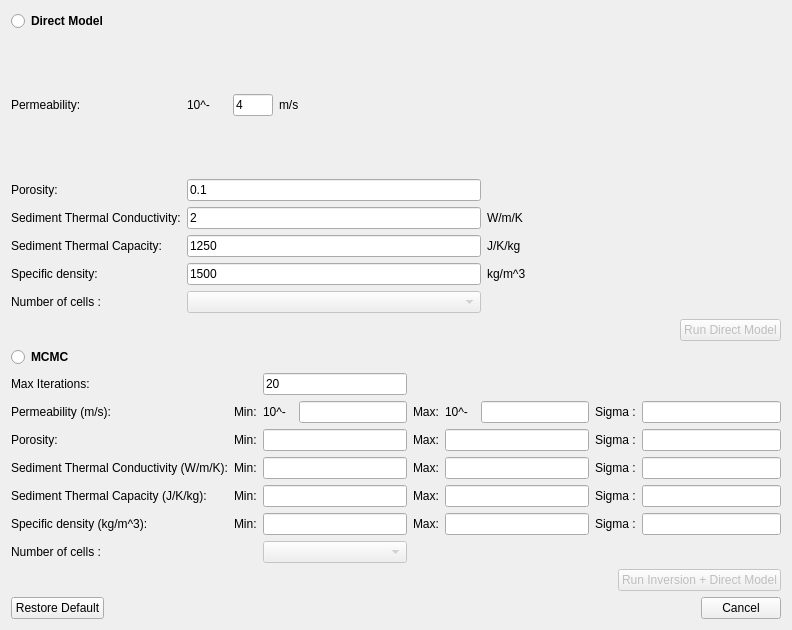
<?xml version="1.0" encoding="UTF-8"?>
<ui version="4.0">
 <class>dialogCompute</class>
 <widget class="QDialog" name="dialogCompute">
  <property name="geometry">
   <rect>
    <x>0</x>
    <y>0</y>
    <width>792</width>
    <height>630</height>
   </rect>
  </property>
  <property name="minimumSize">
   <size>
    <width>0</width>
    <height>630</height>
   </size>
  </property>
  <property name="maximumSize">
   <size>
    <width>16777215</width>
    <height>630</height>
   </size>
  </property>
  <property name="windowTitle">
   <string>Compute</string>
  </property>
  <layout class="QVBoxLayout" name="verticalLayout">
   <item>
    <widget class="QRadioButton" name="radioButtonDirect">
     <property name="font">
      <font>
       <weight>75</weight>
       <bold>true</bold>
      </font>
     </property>
     <property name="text">
      <string>Direct Model</string>
     </property>
    </widget>
   </item>
   <item>
    <layout class="QGridLayout" name="DirectModelLayout">
     <item row="0" column="1">
      <layout class="QHBoxLayout" name="horizontalLayout_3">
       <item>
        <widget class="QLabel" name="label10Power">
         <property name="minimumSize">
          <size>
           <width>30</width>
           <height>0</height>
          </size>
         </property>
         <property name="maximumSize">
          <size>
           <width>40</width>
           <height>16777215</height>
          </size>
         </property>
         <property name="text">
          <string>10^-</string>
         </property>
        </widget>
       </item>
       <item>
        <widget class="QLineEdit" name="lineEditMoinsLog10KDirect">
         <property name="maximumSize">
          <size>
           <width>40</width>
           <height>16777215</height>
          </size>
         </property>
         <property name="text">
          <string>4</string>
         </property>
         <property name="readOnly">
          <bool>true</bool>
         </property>
        </widget>
       </item>
       <item>
        <widget class="QLabel" name="label_11">
         <property name="text">
          <string>m/s</string>
         </property>
        </widget>
       </item>
      </layout>
     </item>
     <item row="1" column="1">
      <widget class="QLineEdit" name="lineEditPorosityDirect">
       <property name="minimumSize">
        <size>
         <width>0</width>
         <height>21</height>
        </size>
       </property>
       <property name="text">
        <string>0.1</string>
       </property>
       <property name="readOnly">
        <bool>true</bool>
       </property>
      </widget>
     </item>
     <item row="2" column="1">
      <widget class="QLineEdit" name="lineEditThermalConductivityDirect">
       <property name="minimumSize">
        <size>
         <width>0</width>
         <height>21</height>
        </size>
       </property>
       <property name="text">
        <string>2</string>
       </property>
       <property name="readOnly">
        <bool>true</bool>
       </property>
      </widget>
     </item>
     <item row="2" column="0">
      <widget class="QLabel" name="label_4">
       <property name="text">
        <string>Sediment Thermal Conductivity:</string>
       </property>
      </widget>
     </item>
     <item row="3" column="0">
      <widget class="QLabel" name="label_5">
       <property name="text">
        <string>Sediment Thermal Capacity:</string>
       </property>
      </widget>
     </item>
     <item row="3" column="1">
      <widget class="QLineEdit" name="lineEditThermalCapacityDirect">
       <property name="minimumSize">
        <size>
         <width>0</width>
         <height>21</height>
        </size>
       </property>
       <property name="text">
        <string>1250</string>
       </property>
       <property name="readOnly">
        <bool>true</bool>
       </property>
      </widget>
     </item>
     <item row="2" column="2">
      <widget class="QLabel" name="label_7">
       <property name="text">
        <string>W/m/K</string>
       </property>
      </widget>
     </item>
     <item row="0" column="0">
      <widget class="QLabel" name="label">
       <property name="text">
        <string>Permeability:</string>
       </property>
      </widget>
     </item>
     <item row="5" column="0">
      <widget class="QLabel" name="label_8">
       <property name="text">
        <string>Number of cells :</string>
       </property>
      </widget>
     </item>
     <item row="4" column="0">
      <widget class="QLabel" name="label_6">
       <property name="text">
        <string>Specific density:</string>
       </property>
      </widget>
     </item>
     <item row="3" column="2">
      <widget class="QLabel" name="label_10">
       <property name="text">
        <string>J/K/kg</string>
       </property>
      </widget>
     </item>
     <item row="4" column="1">
      <widget class="QLineEdit" name="lineEditDensityDirect">
       <property name="minimumSize">
        <size>
         <width>0</width>
         <height>21</height>
        </size>
       </property>
       <property name="text">
        <string>1500</string>
       </property>
       <property name="readOnly">
        <bool>true</bool>
       </property>
      </widget>
     </item>
     <item row="5" column="1">
      <widget class="QComboBox" name="comboBoxNCellsDirect">
       <property name="enabled">
        <bool>false</bool>
       </property>
       <property name="minimumSize">
        <size>
         <width>0</width>
         <height>21</height>
        </size>
       </property>
      </widget>
     </item>
     <item row="4" column="2">
      <widget class="QLabel" name="label_9">
       <property name="text">
        <string>kg/m^3</string>
       </property>
      </widget>
     </item>
     <item row="1" column="0">
      <widget class="QLabel" name="label_3">
       <property name="text">
        <string>Porosity:</string>
       </property>
      </widget>
     </item>
     <item row="0" column="2">
      <spacer name="horizontalSpacer_4">
       <property name="orientation">
        <enum>Qt::Horizontal</enum>
       </property>
       <property name="sizeHint" stdset="0">
        <size>
         <width>40</width>
         <height>20</height>
        </size>
       </property>
      </spacer>
     </item>
     <item row="1" column="2">
      <spacer name="horizontalSpacer_5">
       <property name="orientation">
        <enum>Qt::Horizontal</enum>
       </property>
       <property name="sizeHint" stdset="0">
        <size>
         <width>40</width>
         <height>20</height>
        </size>
       </property>
      </spacer>
     </item>
     <item row="5" column="2">
      <spacer name="horizontalSpacer_6">
       <property name="orientation">
        <enum>Qt::Horizontal</enum>
       </property>
       <property name="sizeHint" stdset="0">
        <size>
         <width>40</width>
         <height>20</height>
        </size>
       </property>
      </spacer>
     </item>
    </layout>
   </item>
   <item>
    <layout class="QHBoxLayout" name="horizontalLayout_4">
     <item>
      <spacer name="horizontalSpacer">
       <property name="orientation">
        <enum>Qt::Horizontal</enum>
       </property>
       <property name="sizeHint" stdset="0">
        <size>
         <width>40</width>
         <height>20</height>
        </size>
       </property>
      </spacer>
     </item>
     <item>
      <widget class="QPushButton" name="pushButtonDirect">
       <property name="enabled">
        <bool>false</bool>
       </property>
       <property name="text">
        <string>Run Direct Model</string>
       </property>
      </widget>
     </item>
    </layout>
   </item>
   <item>
    <widget class="QRadioButton" name="radioButtonMCMC">
     <property name="font">
      <font>
       <weight>75</weight>
       <bold>true</bold>
      </font>
     </property>
     <property name="text">
      <string>MCMC</string>
     </property>
    </widget>
   </item>
   <item>
    <layout class="QGridLayout" name="MCMCLayout">
     <item row="2" column="3">
      <widget class="QLabel" name="label_26">
       <property name="text">
        <string>Max:</string>
       </property>
      </widget>
     </item>
     <item row="5" column="5">
      <widget class="QLabel" name="label_35">
       <property name="text">
        <string>Sigma :</string>
       </property>
      </widget>
     </item>
     <item row="2" column="5">
      <widget class="QLabel" name="label_32">
       <property name="text">
        <string>Sigma :</string>
       </property>
      </widget>
     </item>
     <item row="3" column="1">
      <widget class="QLabel" name="label_12">
       <property name="text">
        <string>Min:</string>
       </property>
      </widget>
     </item>
     <item row="4" column="1">
      <widget class="QLabel" name="label_19">
       <property name="text">
        <string>Min:</string>
       </property>
      </widget>
     </item>
     <item row="4" column="0">
      <widget class="QLabel" name="label_16">
       <property name="text">
        <string>Sediment Thermal Capacity (J/K/kg):</string>
       </property>
      </widget>
     </item>
     <item row="2" column="1">
      <widget class="QLabel" name="label_22">
       <property name="text">
        <string>Min:</string>
       </property>
      </widget>
     </item>
     <item row="1" column="0">
      <widget class="QLabel" name="label_13">
       <property name="text">
        <string>Permeability (m/s):</string>
       </property>
      </widget>
     </item>
     <item row="2" column="2">
      <widget class="QLineEdit" name="lineEditPorosityMin">
       <property name="minimumSize">
        <size>
         <width>100</width>
         <height>0</height>
        </size>
       </property>
       <property name="readOnly">
        <bool>true</bool>
       </property>
      </widget>
     </item>
     <item row="3" column="4">
      <widget class="QLineEdit" name="lineEditThermalConductivityMax">
       <property name="minimumSize">
        <size>
         <width>100</width>
         <height>0</height>
        </size>
       </property>
       <property name="readOnly">
        <bool>true</bool>
       </property>
      </widget>
     </item>
     <item row="2" column="6">
      <widget class="QLineEdit" name="lineEditPorositySigma">
       <property name="minimumSize">
        <size>
         <width>100</width>
         <height>0</height>
        </size>
       </property>
       <property name="readOnly">
        <bool>true</bool>
       </property>
      </widget>
     </item>
     <item row="2" column="0">
      <widget class="QLabel" name="label_14">
       <property name="text">
        <string>Porosity:</string>
       </property>
      </widget>
     </item>
     <item row="3" column="0">
      <widget class="QLabel" name="label_15">
       <property name="text">
        <string>Sediment Thermal Conductivity (W/m/K):</string>
       </property>
      </widget>
     </item>
     <item row="5" column="0">
      <widget class="QLabel" name="label_17">
       <property name="text">
        <string>Specific density (kg/m^3):</string>
       </property>
      </widget>
     </item>
     <item row="6" column="0">
      <widget class="QLabel" name="label_18">
       <property name="text">
        <string>Number of cells :</string>
       </property>
      </widget>
     </item>
     <item row="1" column="1">
      <widget class="QLabel" name="label_23">
       <property name="text">
        <string>Min:</string>
       </property>
      </widget>
     </item>
     <item row="4" column="2">
      <widget class="QLineEdit" name="lineEditThermalCapacityMin">
       <property name="minimumSize">
        <size>
         <width>100</width>
         <height>0</height>
        </size>
       </property>
       <property name="readOnly">
        <bool>true</bool>
       </property>
      </widget>
     </item>
     <item row="5" column="1">
      <widget class="QLabel" name="label_20">
       <property name="text">
        <string>Min:</string>
       </property>
      </widget>
     </item>
     <item row="5" column="2">
      <widget class="QLineEdit" name="lineEditDensityMin">
       <property name="minimumSize">
        <size>
         <width>100</width>
         <height>0</height>
        </size>
       </property>
       <property name="readOnly">
        <bool>true</bool>
       </property>
      </widget>
     </item>
     <item row="3" column="2">
      <widget class="QLineEdit" name="lineEditThermalConductivityMin">
       <property name="minimumSize">
        <size>
         <width>100</width>
         <height>0</height>
        </size>
       </property>
       <property name="readOnly">
        <bool>true</bool>
       </property>
      </widget>
     </item>
     <item row="1" column="6">
      <widget class="QLineEdit" name="lineEditMoinsLog10KSigma">
       <property name="minimumSize">
        <size>
         <width>100</width>
         <height>0</height>
        </size>
       </property>
       <property name="readOnly">
        <bool>true</bool>
       </property>
      </widget>
     </item>
     <item row="4" column="4">
      <widget class="QLineEdit" name="lineEditThermalCapacityMax">
       <property name="minimumSize">
        <size>
         <width>100</width>
         <height>0</height>
        </size>
       </property>
       <property name="readOnly">
        <bool>true</bool>
       </property>
      </widget>
     </item>
     <item row="1" column="3">
      <widget class="QLabel" name="label_24">
       <property name="text">
        <string>Max:</string>
       </property>
      </widget>
     </item>
     <item row="5" column="4">
      <widget class="QLineEdit" name="lineEditDensityMax">
       <property name="minimumSize">
        <size>
         <width>100</width>
         <height>0</height>
        </size>
       </property>
       <property name="readOnly">
        <bool>true</bool>
       </property>
      </widget>
     </item>
     <item row="3" column="6">
      <widget class="QLineEdit" name="lineEditThermalConductivitySigma">
       <property name="minimumSize">
        <size>
         <width>100</width>
         <height>0</height>
        </size>
       </property>
       <property name="readOnly">
        <bool>true</bool>
       </property>
      </widget>
     </item>
     <item row="4" column="3">
      <widget class="QLabel" name="label_28">
       <property name="text">
        <string>Max:</string>
       </property>
      </widget>
     </item>
     <item row="5" column="3">
      <widget class="QLabel" name="label_27">
       <property name="text">
        <string>Max:</string>
       </property>
      </widget>
     </item>
     <item row="4" column="6">
      <widget class="QLineEdit" name="lineEditThermalCapacitySigma">
       <property name="minimumSize">
        <size>
         <width>100</width>
         <height>0</height>
        </size>
       </property>
       <property name="readOnly">
        <bool>true</bool>
       </property>
      </widget>
     </item>
     <item row="3" column="5">
      <widget class="QLabel" name="label_33">
       <property name="text">
        <string>Sigma :</string>
       </property>
      </widget>
     </item>
     <item row="5" column="6">
      <widget class="QLineEdit" name="lineEditDensitySigma">
       <property name="minimumSize">
        <size>
         <width>100</width>
         <height>0</height>
        </size>
       </property>
       <property name="readOnly">
        <bool>true</bool>
       </property>
      </widget>
     </item>
     <item row="4" column="5">
      <widget class="QLabel" name="label_34">
       <property name="text">
        <string>Sigma :</string>
       </property>
      </widget>
     </item>
     <item row="1" column="5">
      <widget class="QLabel" name="label_30">
       <property name="text">
        <string>Sigma :</string>
       </property>
      </widget>
     </item>
     <item row="2" column="4">
      <widget class="QLineEdit" name="lineEditPorosityMax">
       <property name="minimumSize">
        <size>
         <width>100</width>
         <height>0</height>
        </size>
       </property>
       <property name="readOnly">
        <bool>true</bool>
       </property>
      </widget>
     </item>
     <item row="3" column="3">
      <widget class="QLabel" name="label_25">
       <property name="text">
        <string>Max:</string>
       </property>
      </widget>
     </item>
     <item row="0" column="0">
      <widget class="QLabel" name="label_2">
       <property name="text">
        <string>Max Iterations:</string>
       </property>
      </widget>
     </item>
     <item row="6" column="2">
      <widget class="QComboBox" name="comboBoxNCellsMCMC">
       <property name="enabled">
        <bool>false</bool>
       </property>
      </widget>
     </item>
     <item row="1" column="2">
      <layout class="QHBoxLayout" name="horizontalLayout_6">
       <item>
        <widget class="QLabel" name="label10Power_2">
         <property name="minimumSize">
          <size>
           <width>30</width>
           <height>0</height>
          </size>
         </property>
         <property name="maximumSize">
          <size>
           <width>40</width>
           <height>16777215</height>
          </size>
         </property>
         <property name="text">
          <string>10^-</string>
         </property>
        </widget>
       </item>
       <item>
        <widget class="QLineEdit" name="lineEditMoinsLog10KMin">
         <property name="readOnly">
          <bool>true</bool>
         </property>
        </widget>
       </item>
      </layout>
     </item>
     <item row="1" column="4">
      <layout class="QHBoxLayout" name="horizontalLayout_7">
       <item>
        <widget class="QLabel" name="label10Power_3">
         <property name="minimumSize">
          <size>
           <width>30</width>
           <height>0</height>
          </size>
         </property>
         <property name="maximumSize">
          <size>
           <width>40</width>
           <height>16777215</height>
          </size>
         </property>
         <property name="text">
          <string>10^-</string>
         </property>
        </widget>
       </item>
       <item>
        <widget class="QLineEdit" name="lineEditMoinsLog10KMax">
         <property name="readOnly">
          <bool>true</bool>
         </property>
        </widget>
       </item>
      </layout>
     </item>
     <item row="0" column="2">
      <widget class="QLineEdit" name="lineEditMaxIterMCMC">
       <property name="text">
        <string>20</string>
       </property>
      </widget>
     </item>
    </layout>
   </item>
   <item>
    <layout class="QHBoxLayout" name="horizontalLayout_2">
     <item>
      <spacer name="horizontalSpacer_2">
       <property name="orientation">
        <enum>Qt::Horizontal</enum>
       </property>
       <property name="sizeHint" stdset="0">
        <size>
         <width>40</width>
         <height>20</height>
        </size>
       </property>
      </spacer>
     </item>
     <item>
      <widget class="QPushButton" name="pushButtonMCMC">
       <property name="enabled">
        <bool>false</bool>
       </property>
       <property name="text">
        <string>Run Inversion + Direct Model</string>
       </property>
      </widget>
     </item>
    </layout>
   </item>
   <item>
    <layout class="QHBoxLayout" name="horizontalLayout_5">
     <item>
      <widget class="QPushButton" name="pushButtonRestoreDefault">
       <property name="text">
        <string>Restore Default</string>
       </property>
      </widget>
     </item>
     <item>
      <spacer name="horizontalSpacer_3">
       <property name="orientation">
        <enum>Qt::Horizontal</enum>
       </property>
       <property name="sizeHint" stdset="0">
        <size>
         <width>40</width>
         <height>20</height>
        </size>
       </property>
      </spacer>
     </item>
     <item>
      <widget class="QDialogButtonBox" name="buttonBox">
       <property name="standardButtons">
        <set>QDialogButtonBox::Cancel</set>
       </property>
      </widget>
     </item>
    </layout>
   </item>
  </layout>
 </widget>
 <resources/>
 <connections/>
</ui>
